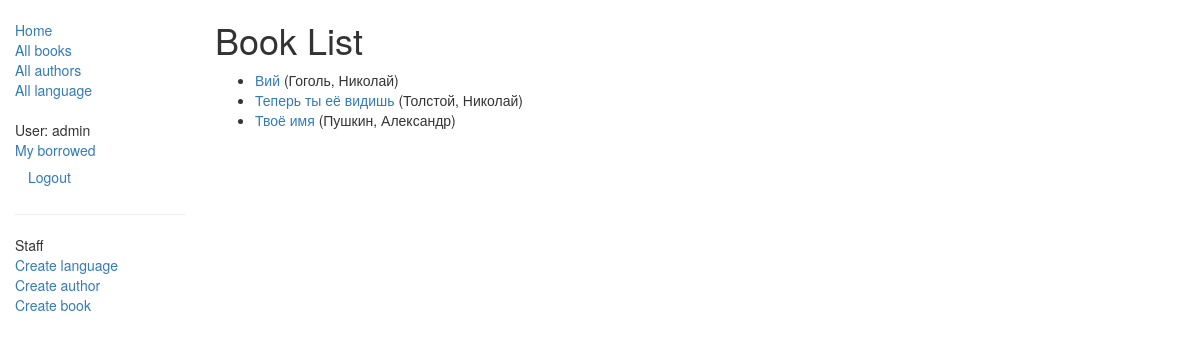
Page /catalog/books/ (signed in) on the committed database.
### catalog/models.py (models this page shows, shortened)
class Book(models.Model):
    title = models.CharField(max_length=200)
    author = models.ForeignKey('Author', on_delete=models.SET_NULL, null=True)
    summary = models.TextField(max_length=1000, help_text="Enter a brief description of the book")
    isbn = models.CharField('ISBN',max_length=13, help_text='13 Character <a href="https://www.isbn-international.org/content/what-isbn">ISBN number</a>')
    genre = models.ManyToManyField(Genre, help_text="Select a genre for this book")
    language = models.ForeignKey('Language', on_delete=models.SET_NULL, null=True)
    def get_absolute_url(self):
        return reverse('book-detail', args=[str(self.id)])
    def display_genre(self):
        """
        Creates a string for the Genre. This is required to display genre in Admin.
        """
        return ', '.join([genre.name for genre in self.genre.all()[:3]])
    display_genre.short_description = 'Genre'

class Author(models.Model):
    first_name = models.CharField(max_length=100)
    last_name = models.CharField(max_length=100)
    date_of_birth = models.DateField(null=True, blank=True)
    date_of_death = models.DateField('Died', null=True, blank=True)
    def __str__(self):
        return '%s, %s' % (self.last_name, self.first_name)

### catalog/views.py (the view)
# urls.py: path('books/', views.BookListView.as_view(), name='books'),
class BookListView(generic.ListView):
    model = Book
    paginate_by = 10

### catalog/templates/catalog/book_list.html
{% extends "base_generic.html" %}
{% block content %}
    <h1>Book List</h1>
    {% if book_list %}
    <ul>
      {% for book in book_list %}
      <li>
        <a href="{{ book.get_absolute_url }}">{{ book.title }}</a> ({{book.author}})
      </li>
      {% endfor %}
    </ul>
    {% else %}
      <p>There are no books in the library.</p>
    {% endif %}
{% endblock %}

### catalog/templates/base_generic.html (shortened to what this page needs)
<!doctype html>
<html lang="en">
  <head>
    <link
      rel="stylesheet"
      href="https://maxcdn.bootstrapcdn.com/bootstrap/3.3.7/css/bootstrap.min.css" />
    {% load static %}
    <link rel="stylesheet" href="{% static 'css/styles.css' %}" />
  </head>
  <body>
    <div class="container-fluid">
      <div class="row">
        <div class="col-sm-2">
          {% block sidebar %}
            <ul class="sidebar-nav">
              <li><a href="{% url 'index' %}">Home</a></li>
              <li><a href="{% url 'books' %}">All books</a></li>
              <li><a href="{% url 'authors' %}">All authors</a></li>
              <li><a href="{% url 'languages' %}">All language</a></li>
            </ul>
             <ul class="sidebar-nav">
             {% if user.is_authenticated %}
               <li>User: {{ user.get_username }}</li>
               <li><a href="{% url 'my-borrowed' %}">My borrowed</a></li>
               <li>
                 <form id="logout-form" method="post" action="{% url 'logout' %}">
                   <button type="submit" class="btn btn-link">Logout</button>
                 </form>
               </li>
               {% else %}
               <li><a href="{% url 'login'%}?next={{request.path}}">Login</a></li>
               {% endif %}
             </ul>
            {% if user.is_staff %}
           <hr>
           <ul class="sidebar-nav">
           <li>Staff</li>
           {% if perms.catalog.add_language %}
             <li><a href="{% url 'language-create' %}">Create language</a></li>
           {% endif %}
           {% if perms.catalog.add_author %}
             <li><a href="{% url 'author_create' %}">Create author</a></li>
           {% endif %}
           {% if perms.catalog.add_book %}
             <li><a href="{% url 'book-create' %}">Create book</a></li>
           {% endif %}
           </ul>
           {% endif %}
          {% endblock %}
        </div>
        <div class="col-sm-10 ">{% block content %}{% endblock %}</div>
      </div>
    </div>
  </body>
</html>

### catalog/static/css/styles.css (style rules this page uses)
.sidebar-nav { margin-top: 20px; padding: 0; list-style: none; }

### rows in the picture
Book: title "Вий", author "Гоголь, Николай"
Book: title "Теперь ты её видишь", author "Толстой, Николай"
Book: title "Твоё имя", author "Пушкин, Александр"

### other values in the picture
{{ user.get_username }} "admin"
